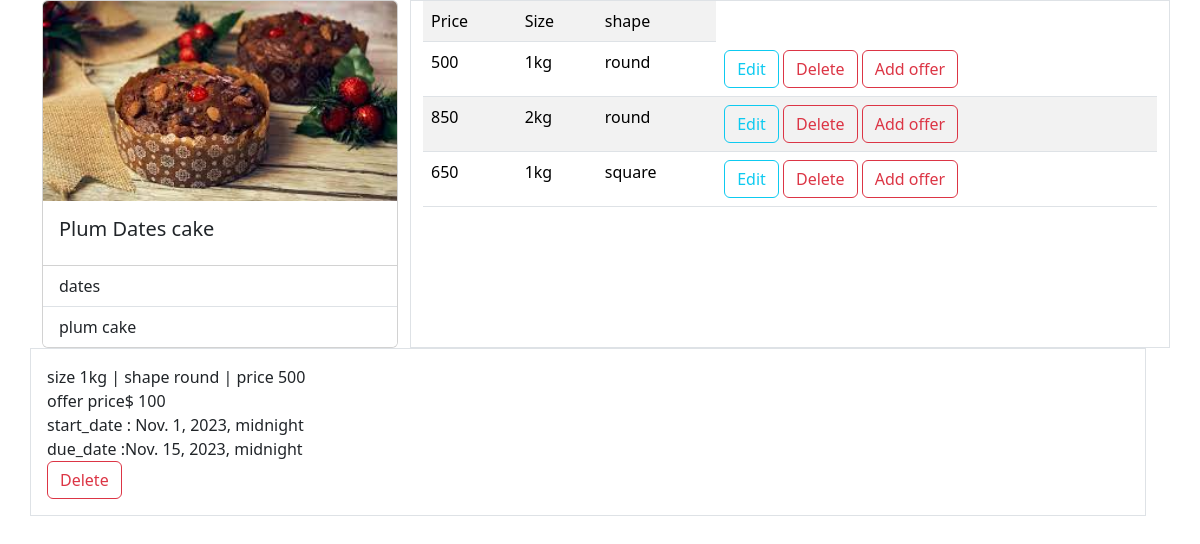
Screenshot of /cakes/4/ (signed in) with the database file from the repository.
### cakeapp/models.py (models this page shows, shortened)
class Cakes(models.Model):
    name=models.CharField(max_length=200)
    Category=models.ForeignKey(Category,on_delete=models.CASCADE)
    options=(
        ('choclate','choclate'),
        ('black forest','black forest'),
        ('red velvet','red velvet'),
        ('butter  scotch','butter scotch'),
        ('vanilla','vanilla'),
        ('pineapple','pineapple'),
        ('dates','dates'),
        ('non-alcoholic','non-alcoholic'),
        ('dry-fruits','dry-fruits'),
        ('mixed-fruits','mixed-fruits'),
        ('blueberry','blueberry'),
        ('strawberry','strawberry')
    )
    flavour=models.CharField(max_length=200,choices=options,default="choclate")
    image=models.ImageField(upload_to="images")

class Category(models.Model):
    name=models.CharField(max_length=200,unique=True)
    is_active=models.BooleanField(default=True)
    def __str__(self):
        return self.name

class CakeVarients(models.Model):
    price=models.PositiveIntegerField()
    options=(
        (".5kg",".5kg"),
        ("1kg","1kg"),
        ("2kg","2kg"),
        ("5kg","5kg")
    )
    size=models.CharField(max_length=200,choices=options,default="1kg")
    option=(
        ("round","round"),
        ("square","square"),
        ("heart","heart")
    )
    shape=models.CharField(max_length=200,choices=option,default="round")
    cake=models.ForeignKey(Cakes,on_delete=models.CASCADE)

class Offers(models.Model):
    cakevarient=models.ForeignKey(CakeVarients,on_delete=models.CASCADE)
    price=models.PositiveIntegerField()
    start_date=models.DateTimeField()
    due_date=models.DateTimeField()

### cakeapp/views.py (the view)
# urls.py: path("cakes/<int:pk>/",CakeDetailView.as_view(),name="cake-detail"),
@method_decorator(decs,name="dispatch")
class CakeDetailView(DetailView):
    template_name="cake/cake_detail.html"
    model=Cakes
    context_object_name="cake"

### cakeapp/views.py (called while the page is built)
def signin_required(fn):
    def wrapper(request,*args,**kwargs):
        if not request.user.is_authenticated:
            messages.error(request,"invalid session!!!")
            return redirect("signin")
        else:
            return fn(request,*args,**kwargs)
    return wrapper

def is_admin(fn):
    def wrapper(request,*args,**Kwargs):
        if not request.user.is_superuser:
            messages.error(request,"permission denied for current user !!!")
            return redirect("signin")
        else:
           return fn(request,*args,**Kwargs)
    return wrapper

### cakeapp/templates/cake/cake_detail.html
{%extends 'cake/base.html'%}
{%block body_block%}
<body style="height: 100vh;">
<div class="container">
    <div class="row">
        <div class="col-4">
            <div class="card" style="width:100%">
                <img src="{{cake.image.url}}" class="card-img-top" alt="..." height="200px">
                <div class="card-body">
                  <h5 class="card-title">{{cake.name}}</h5>
                </div>
                <ul class="list-group list-group-flush">
                  <li class="list-group-item">{{cake.flavour}}</li>
                  <li class="list-group-item">{{cake.Category}}</li>
                </ul>
              </div>
        </div>
        <div class="col-8 border boredr-dark">
           <table class="table table-striped">
            <tr>
                <td>Price</td>
                <td>Size</td>
                <td>shape</td>
            </tr>
            {%for cake in cake.cakevarients_set.all%}
                <tr>
                    <td>{{cake.price}}</td>
                    <td>{{cake.size}}</td>
                    <td>{{cake.shape}}</td>
                    <td>
                      <a href="{%url 'update-varient' cake.id%}" class="btn btn-outline-info">Edit</a>
                      <a href="{%url 'remove-varient' cake.id%}" class="btn btn-outline-danger">Delete</a>
                      <a href="{%url 'offer-add' cake.id%}"class="btn btn-outline-danger">Add offer</a>
                    </td>
                </tr>
            {%endfor%}
           </table>
        </div>
        <div class="row">
          {%for v in cake.cakevarients_set.all%}
              {%for o in v.offers_set.all%}
                <div class="border p-3">
                  <div>
                    size {{o.cakevarient.size}} | shape  {{o.cakevarient.shape}}  | price  {{o.cakevarient.price}}
                  </div>
                  <div><span>offer price$ {{o.price}}</span></div>
                  <div>start_date : {{o.start_date}}</div>
                  <div>due_date :{{o.due_date}}</div>
                <a href="{%url 'remove-offer' o.id%}" class="btn btn-outline-danger">Delete</a>
                </div>
              {%endfor%}
          {%endfor%}
        </div>
    </div>
</div>
{%endblock%}

### rows the page displays
Cakes: image (picture), name "Plum Dates cake", flavour "dates", Category "plum cake"
CakeVarients: price "500", size "1kg", shape "round"
CakeVarients: price "850", size "2kg", shape "round"
CakeVarients: price "650", size "1kg", shape "square"
Offers: cakevarient.size "1kg", cakevarient.shape "round", cakevarient.price "500", price "100", start_date "Nov. 1, 2023, midnight", due_date "Nov. 15, 2023, midnight"
